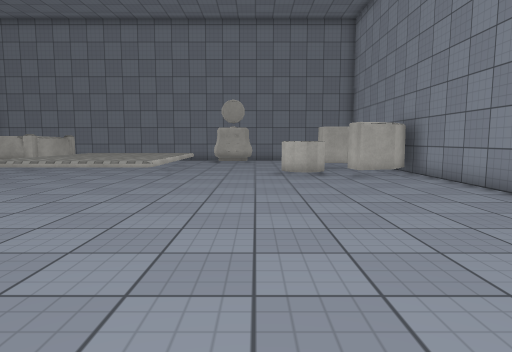
view 1 (above)

17 first-person views from a walk through a Unity game level. The camera is 1.2 m above the floor, tilts 6° down and sees 75° across. The floor is counted in squares, 1 m on a side. Each view is taken from the middle of a square. On the plan, view 1 faces up. The plan holds only what a view shows up to about 14 squares ahead; the rest is blank. The place goes on beyond the plan. The player is left out. Some surface patterns are stand-ins.

view 2
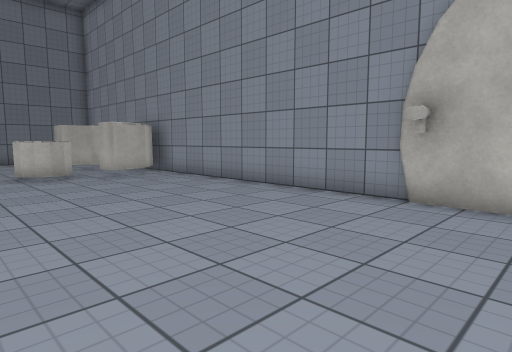

view 3
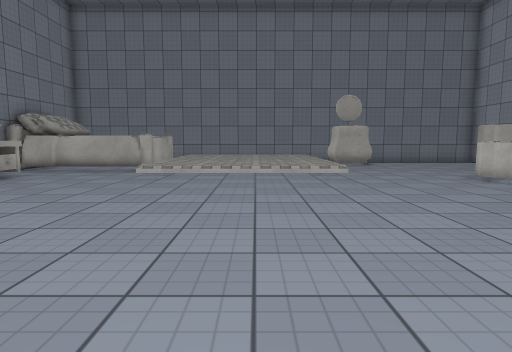

view 4
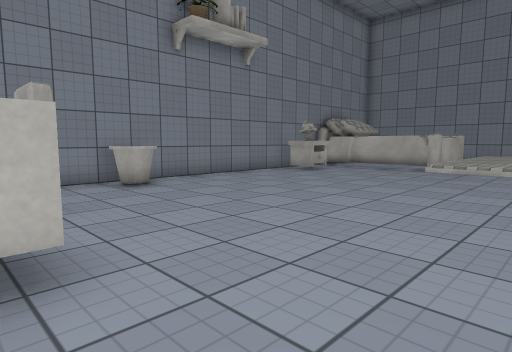

view 5
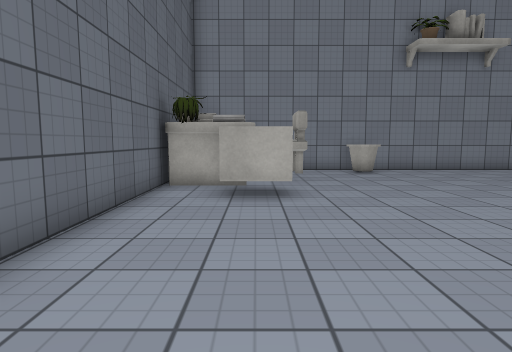

view 6
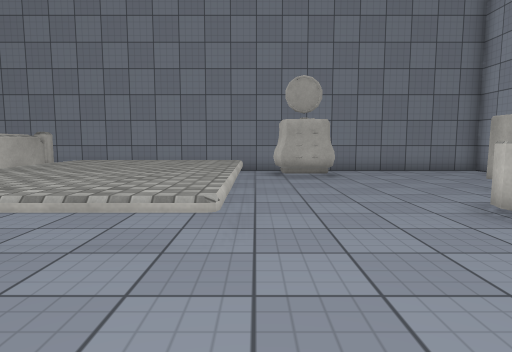

view 7
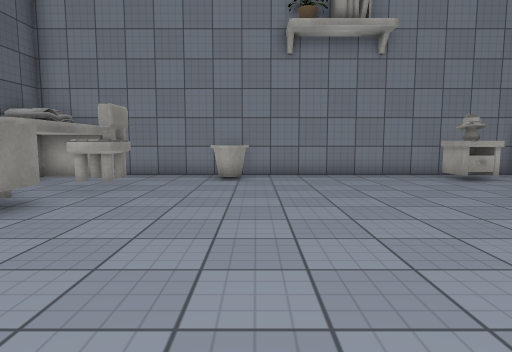

view 8
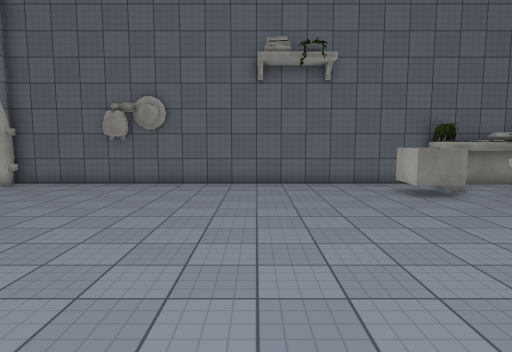

view 9
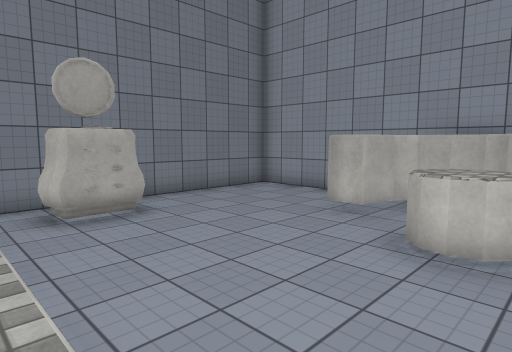

view 10
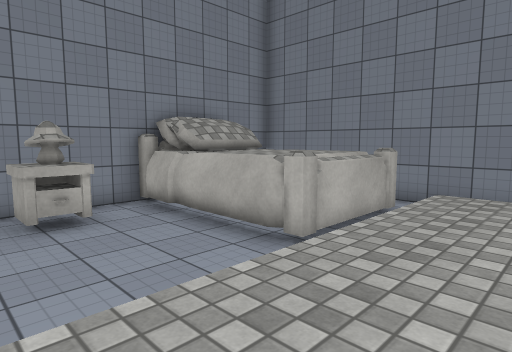

view 11
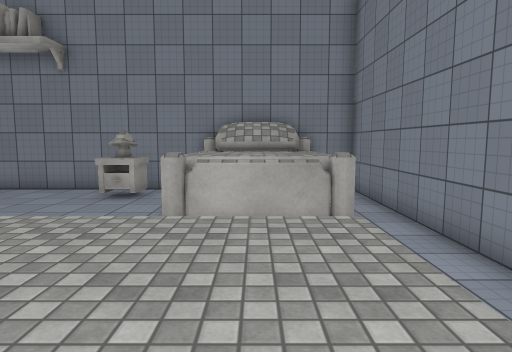

view 12
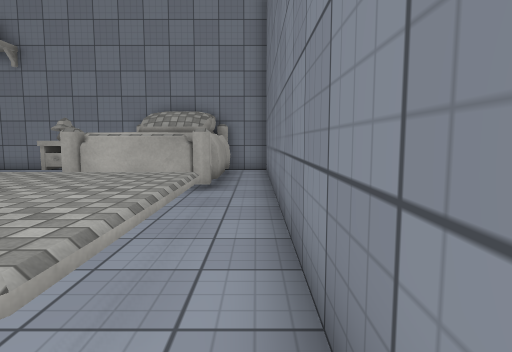

view 13
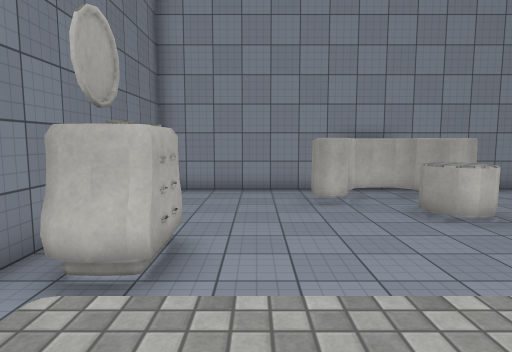

view 14
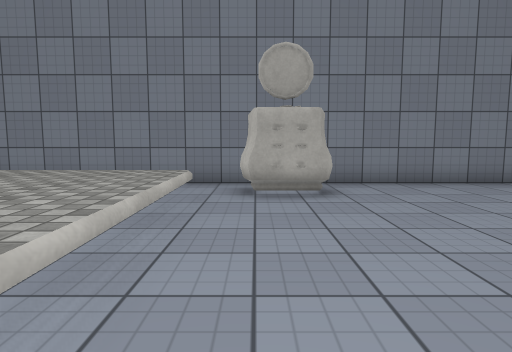

view 15
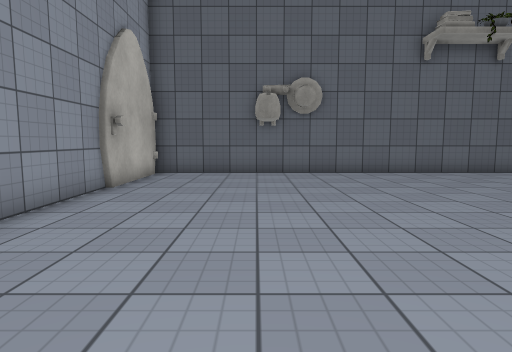

view 16
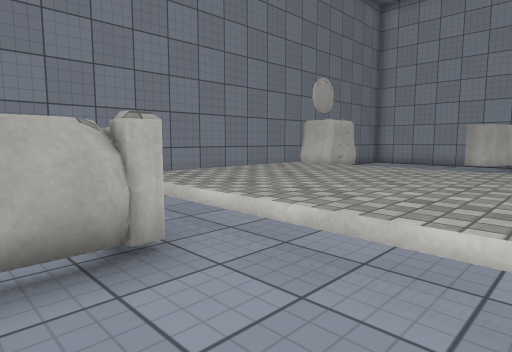

view 17
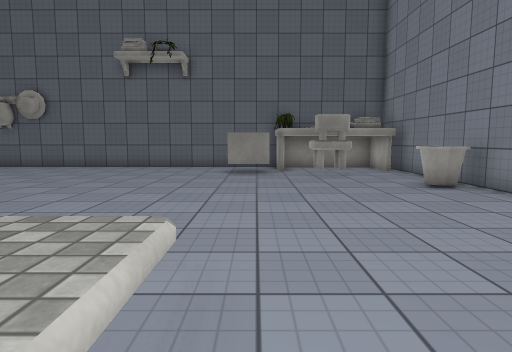

### Floor plan
Key: @ floor where view 1 was taken; # wall or solid block; . main floor; : floor 0.5 m higher than the main floor; / step, stairs or slope; B bed; C chair; O other object.
Columns run from 16 left of view 1 to 6 right of it. Each row starts with its distance up from view 1.
 21 #######################
 20 #.....................#
 19 #BBBBB.//////.OOO.....#
 18 #BBBBBB/:::::.OO......#
 17 #BBBBBB:: : :.........#
 16 #BBBBBB::   :.........#
 15 #BBBBB.::   :......OO #
 14 #......::::::.......OO#
 13 #OO....::::::....OO..O#
 12 #OO..../:::::....OO.OO#
 11 #......//////......OO.#
 10 #.....................#
  9 #.....................#
  8 #.....................#
  7 #.....................#
  6 #O....................#
  5 #OO...................#
  4 #.....................#
  3 #.....................#
  2 #..CC.O...............#
  1 #OOCOOOO..............#
  0 #O OOOO.........@.....#
 -1  OOOOO................#
 -2     ###################

Where each view was taken, in squares from view 1:
view 1: 0 up, 0 right, facing up
view 2: 0 up, 1 left, facing up-right
view 3: 2 up, 6 left, facing up
view 4: 1 up, 6 left, facing up-left
view 5: 1 up, 2 left, facing left
view 6: 7 up, 3 left, facing up
view 7: 6 up, 4 left, facing left
view 8: 12 up, 4 left, facing down
view 9: 11 up, 4 left, facing up-right
view 10: 11 up, 7 left, facing up-left
view 11: 17 up, 4 left, facing left
view 12: 20 up, 2 left, facing left
view 13: 17 up, 6 left, facing right
view 14: 11 up, 2 left, facing up
view 15: 11 up, 2 right, facing down
view 16: 12 up, 12 left, facing up-right
view 17: 14 up, 10 left, facing down
